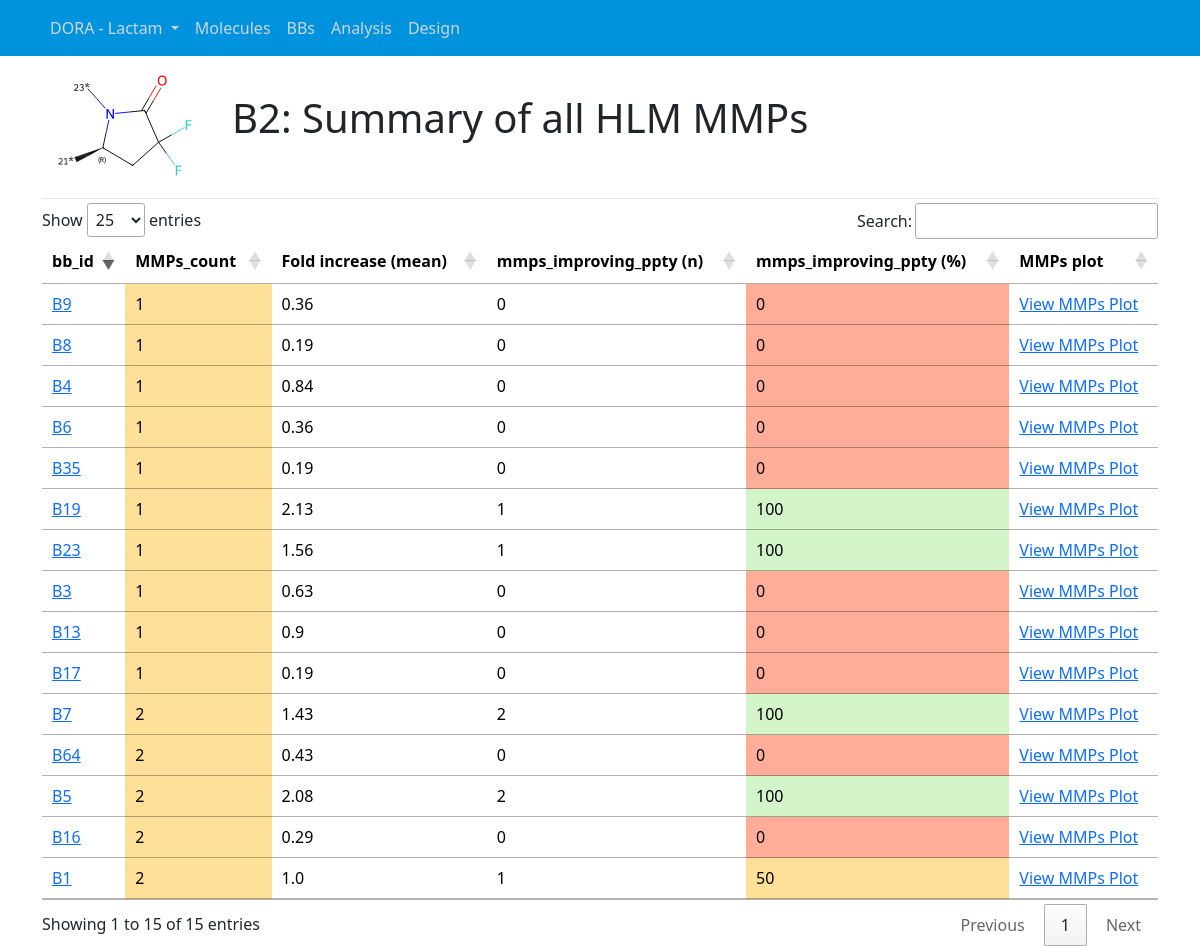
The app's page /analysis/mmps-results/?bb_id=B2&property=HLM (signed in) with its own data.
### projects/models.py (models this page shows, shortened)
class Series(models.Model):
    project = models.ForeignKey(Project, on_delete=models.CASCADE)
    series_name = models.CharField(max_length=25)
    sub_series = models.CharField(max_length=25, blank=True)
    n_mols = models.IntegerField(default=0)
    series_bbsar_coverage = models.FloatField(default=0)
    n_bb_tags = models.IntegerField(default=0)
    n_bbs = models.IntegerField(default=0)
    n_A = models.IntegerField(default=0)
    n_B = models.IntegerField(default=0)
    n_C = models.IntegerField(default=0)
    n_D = models.IntegerField(default=0)
    date_updated = models.DateTimeField(default=timezone.now)
    class Meta:
        unique_together = ('project', 'series_name')

class Project(models.Model):
    project_name = models.CharField(max_length=25)
    def __str__(self):
        return str(self.project_name)

### molecules/models.py (models this page shows, shortened)
class Molecule(models.Model):
    project = models.ForeignKey(Project, on_delete=models.CASCADE)
    series = models.CharField(max_length=16, default="MCs")
    sub_series = models.CharField(max_length=16, default="MC13")
    mol_smi = models.CharField(max_length=100)
    mol_id = models.CharField(max_length=16)
    mol_flag = models.CharField(max_length=32, null=True)
    A_id = models.CharField(max_length=4, null=True)
    B_id = models.CharField(max_length=4, null=True)
    C_id = models.CharField(max_length=4, null=True)
    D_id = models.CharField(max_length=4, null=True)
    bbs_id = models.CharField(max_length=16, null=True)
    BB_fu = models.FloatField(null=True)
    BBB_Brain = models.FloatField(null=True)
    BBB_Brain_2 = models.FloatField(null=True)
    BBB_Brain_Plasma_ratio = models.FloatField(null=True)
    BBB_Plasma = models.FloatField(null=True)
    BBB_Plasma_2 = models.FloatField(null=True)
    BBB_ratio_BrainPlasma = models.FloatField(null=True)
    CYP_mida = models.FloatField(null=True)
    CYP_shift = models.FloatField(null=True)
    CYP_testo = models.FloatField(null=True)
    CYP2C9_IC50 = models.FloatField(null=True)
    CYP2D6_IC50 = models.FloatField(null=True)
    CYP2C9_screening_IC50 = models.FloatField(null=True)
    CYP2D6_screening_IC50 = models.FloatField(null=True)
    CYP3A4_screening_mida_IC50 = models.FloatField(null=True)
    CYP3A4_screening_testo_IC50 = models.FloatField(null=True)
    DogLM = models.FloatField(null=True)
    DMPK_status = models.CharField(max_length=512, null=True)
    EC50_main = models.FloatField(null=True)
    FLP_EC50 = models.FloatField(null=True)
    FLP_effect = models.FloatField(null=True)
    GSH = models.FloatField(null=True)
    HLM = models.FloatField(null=True)
    hM1R_FLIPR_IC50 = models.FloatField(null=True)
    hM2R_FLIPR_IC50 = models.FloatField(null=True)
    hM3R_FLIPR_IC50 = models.FloatField(null=True)
    hM5R_FLIPR_IC50 = models.FloatField(null=True)
    IP1_effect = models.FloatField(null=True)
    KineticEV_AUC = models.FloatField(null=True)
    KineticEV_Cmax = models.FloatField(null=True)
    KineticIV_AUC = models.FloatField(null=True)
    KineticIV_Clearance = models.FloatField(null=True)
    logD = models.FloatField(null=True)
    MDR1_PappAB = models.FloatField(null=True)
    MDR1_efflux = models.FloatField(null=True)
    min_ratio_hM1R_hM2R = models.FloatField(null=True)
    MouseLM = models.FloatField(null=True)
    OX1_IP1_EC50 = models.FloatField(null=True)
    PPB_fu = models.FloatField(null=True)
    PXR_EC50 = models.FloatField(null=True)
    PXR_Emax = models.FloatField(null=True)
    ratio_hOX1R_hOX2R = models.FloatField(null=True)
    RatLM = models.FloatField(null=True)
    sol_FaSSIF = models.FloatField(null=True)
    sol_pH6 = models.FloatField(null=True)
    Tox_CellTiter_Glo_IC50 = models.FloatField(null=True)
    BPI_calc = models.FloatField(null=True)

### analysis/views.py (the view)
# urls.py: path('analysis/mmps-results/', views.generate_mmps, name='generate_mmps'),
def generate_mmps(request, property=None, bb_id=None):
    series_name = get_project_series_from_session(request).series_name
    project = get_project_series_from_session(request).project
    n_bb_tags = get_project_series_from_session(request).n_bb_tags
    property = request.GET.get('property') if request.method == 'GET' else request.POST.get('property')
    bb_id = request.GET.get('bb_id') if request.method == 'GET' else request.POST.get('bb_id')
    if not property or not bb_id:
        return redirect('analysis_home')
    bb = BB.objects.filter(bb_id=bb_id, series__series_name=series_name).first()
    if not bb:
        return redirect('analysis_home')
    mols = Molecule.objects.filter(**{f'{property}__isnull': False}, series=series_name).values()
    df = pd.DataFrame.from_records(mols)
    df = get_mmps_from_bb_id_with_scores(df, bb_id, property, n_bb_tags)
    context = {
        'property': property,
        'bb_id':bb_id,
        'df':df,
        'series_name':series_name,
        'project_name':project
    }
    return render(request, 'analysis/mmps_results.html', context)

### projects/context_processors.py (called while the page is built)
def project_series_processor(request):
    series = Series.objects.all()
    current_series_id = request.session.get('current_series_id', None)
    current_series = None
    if current_series_id:
        current_series = series.filter(id=current_series_id).first()
    return {
        'series': series,
        'current_series': current_series,
    }

### utils/bb_operations.py (called while the page is built)
def format_df_for_combos(df, bb_id, ppty):
    bb_type = bb_id[0]
    df = df[[ppty,'A_id','B_id','C_id','D_id']]
    columns_to_include = [col for col in ['A_id', 'B_id', 'C_id', 'D_id'] if col[0] != bb_type]
    df['combo'] = df[columns_to_include].fillna('').astype(str).agg(''.join, axis=1)
    df = df.drop(columns=columns_to_include)
    return df

def get_mmps_stats(df, ppty, pivot_column, bb1_id):
    df = df[['combo', ppty, pivot_column]]
    agg_df = df.groupby(['combo', pivot_column])[ppty].mean().reset_index()
    pivot_df = agg_df.pivot(index='combo', columns=pivot_column, values=ppty).reset_index()
    pivot_df.columns = [f'{ppty}_{col}' if col != 'combo' else col for col in pivot_df.columns]
    bb1_col = f'{ppty}_{bb1_id}'
    cols = [col for col in pivot_df.columns if col not in ['combo', bb1_col]]
    pivot_df = pivot_df[['combo', bb1_col] + cols]
    if len(pivot_df.columns) > 2:
        pivot_df['Fold_Change'] = pivot_df[pivot_df.columns[2]] / pivot_df[pivot_df.columns[1]]
    else:
        pivot_df['Fold_Change'] = np.nan
    return pivot_df

def score_mmp(df, bb_ids, ppty, n_bb_tags):
    df = get_mmps_from_bb_ids(df, bb_ids, ppty, n_bb_tags)
    df = get_mmps_stats(df, ppty,  bb_ids[0][0]+'_id', bb_ids[0])
    mean = df['Fold_Change'].agg('mean')
    std = df['Fold_Change'].agg('std')
    n_mmps = len(df)
    if ppty not in unfavorable_gain_ppties:
        n_positive_mmps = df[df['Fold_Change'] > 1]['Fold_Change'].count()
    else:
        n_positive_mmps = df[df['Fold_Change'] < 1]['Fold_Change'].count()
    ratio_positive_mmps = n_positive_mmps / n_mmps
    return [round(mean, 2), round(std, 2), n_positive_mmps, round(ratio_positive_mmps,2)]

### utils/db_operations.py (called while the page is built)
def get_project_series_from_session(request):
    series_id = request.session.get('current_series_id')
    if series_id:
        return get_object_or_404(Series, id=series_id)
    return None

### analysis/templates/analysis/mmps_results.html
{% extends "projects/base.html" %}
{% block content %}
{% load custom_filters %}
<div class="article-metadata">
  <div class="row mb-3">
    <div class="col-md-2">
      <a href="{% url 'bb_home' bb_id %}"><img src="/media/bbs/{{project_name}}/{{series_name}}/{{bb_id}}.svg" width="100%"></a>
    </div>
    <div class="col-md-10">
      <br>
      <h1 class="mr-2">{{bb_id}}: Summary of all {{property}} MMPs</h1>
    </div>
  </div>
</div>
<div class="media-body">
  <div class="table-responsive">
    <table class="table table-hover" id="molsPptiesTable">
      <thead>
        <tr>
          <th scope="col">bb_id</th>
          <th scope="col">MMPs_count</th>
          <th scope="col">Fold increase (mean)</th>
          <th scope="col">mmps_improving_ppty (n)</th>
          <th scope="col">mmps_improving_ppty (%)</th>
          <th scope="col">MMPs plot</th>
        </tr>
      </thead>
      <tbody>
        {% for b in df.itertuples %}
          <tr>
            <td><a href="{% url 'bb_home' b.bb_id %}" data-toggle="tooltip" data-html="true" title="{{ b.bb_id }}" class="bb-tooltip-trigger" data-imgsrc='/media/bbs/{{project_name}}/{{series_name}}/{{ b.bb_id }}.svg'>{{ b.bb_id }}</a></td>
            <td style="background-color: {{ b.n_mmps|color_for_property:'bb_count' }};">{{b.n_mmps}}</td>
            <td>{{b.mean}}</td>
            <td>{{b.n_positive_mmps}}</td>
            <td style="background-color: {{ b.ratio_positive_mmps|color_for_property:'improvement_ratio' }};">{{b.ratio_positive_mmps}}</td>
            <td><a href="{% url 'get_mmps_ppty_relplot' %}?property={{property}}&bb1_id={{ bb_id }}&bb2_id={{ b.bb_id }}">View MMPs Plot</a>
            </td>
          </tr>
        {% endfor %}
      </tbody>
    </table>
  </div>
</div>
{% endblock content %}

### projects/templates/projects/base.html (shortened to what this page needs)
{% load static %}
<!DOCTYPE html>
<html>
<head>
  <link rel="stylesheet" type="text/css" href="{% static 'projects/main.css' %}">
</head>
<body>
  <header class="site-header">
    <nav class="navbar navbar-expand-md navbar-dark bg-steel fixed-top">
      <div class="container">
        <div class="collapse navbar-collapse" id="navbarToggle">
          <ul class="navbar-nav mr-auto">
            <li class="nav-item dropdown">
              <a class="nav-link dropdown-toggle navbar-brand-dropdown" href="#" role="button" data-bs-toggle="dropdown" aria-expanded="false">
                {% if current_series %}
                  {{ current_series.project.project_name }} - {{ current_series.series_name }}
                {% else %}
                  Select Project - Series
                {% endif %}
              </a>
            </li>
            <li class="nav-item"><a class="nav-link" href="{% url 'molecules_home' %}">Molecules</a></li>
            <li class="nav-item"><a class="nav-link" href="{% url 'bbs_home' %}">BBs</a></li>
            <li class="nav-item"><a class="nav-link" href="{% url 'analysis_home' %}">Analysis</a></li>
            <li class="nav-item"><a class="nav-link" href="{% url 'design_home' %}">Design</a></li>
          </ul>
        </div>
      </div>
    </nav>
  </header>
  <main role="main" class="container">
    <div class="row">
      <div class="col-md-12">
        {% block content %}{% endblock %}
      </div>
    </div>
  </main>
  <link href="https://cdn.jsdelivr.net/npm/bootstrap@5.3.2/dist/css/bootstrap.min.css" rel="stylesheet"
>
  <link rel="stylesheet" type="text/css" href="https://cdn.datatables.net/1.13.6/css/jquery.dataTables.min.css">
</body>
</html>

### projects/static/projects/main.css (style rules this page uses)
body { background: #fafafa; color: #333333; margin-top: 5rem; padding-top: 70px; }
h1, h2, h3, h4, h5, h6 { color: #444444; }
ul { margin: 0; }
.bg-steel { background-color: #541471; background-color: #0093dd; }
.site-header .navbar-nav .nav-link { color: #cbd5db; }
.article-metadata { padding-bottom: 1px; margin-bottom: 4px; border-bottom: 1px solid #e3e3e3 }
.bb-tooltip-trigger { background-color: transparent; border: none; box-shadow: none; font-size: 1rem; }
td { white-space: nowrap; }

### records on screen
Series: project.project_name "DORA", series_name "Lactam"
Project: project_name.series_name (picture)
Molecule: bb_id "B1"
Molecule: bb_id "B16"
Molecule: bb_id "B5"
Molecule: bb_id "B64"
Molecule: bb_id "B7"
Molecule: bb_id "B17"
Molecule: bb_id "B13"
Molecule: bb_id "B3"
Molecule: bb_id "B23"
Molecule: bb_id "B19"
Molecule: bb_id "B35"
Molecule: bb_id "B6"
Molecule: bb_id "B4"
Molecule: bb_id "B8"
Molecule: bb_id "B9"

### other values on screen
{{ bb_id }} "B2"
{{ property }} "HLM"
{{ b.n_mmps }} "2" "2" "2" "2" "2" "1" "1" "1" "1" "1" "1" "1" "1" "1" "1"
{{ b.mean }} "1.0" "0.29" "2.08" "0.43" "1.43" "0.19" "0.9" "0.63" "1.56" "2.13" "0.19" "0.36" "0.84" "0.19" "0.36"
{{ b.n_positive_mmps }} "1" "0" "2" "0" "2" "0" "0" "0" "1" "1" "0" "0" "0" "0" "0"
{{ b.ratio_positive_mmps }} "50" "0" "100" "0" "100" "0" "0" "0" "100" "100" "0" "0" "0" "0" "0"
